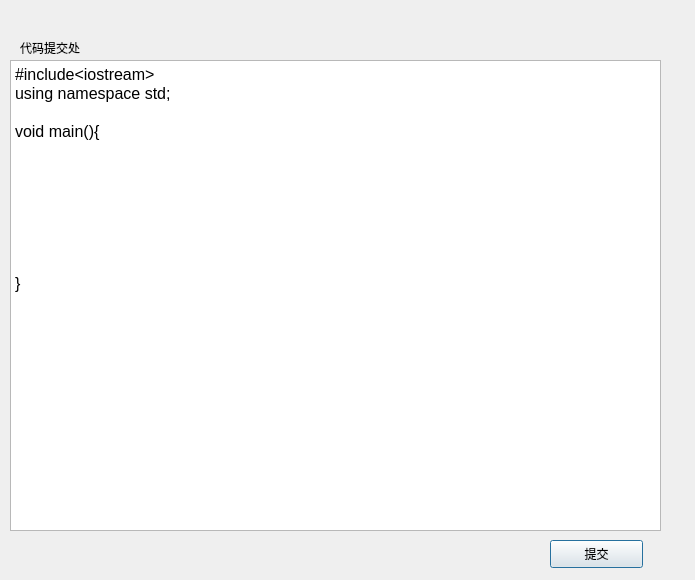
<?xml version="1.0" encoding="UTF-8"?>
<ui version="4.0">
 <class>submitDialog</class>
 <widget class="QDialog" name="submitDialog">
  <property name="geometry">
   <rect>
    <x>0</x>
    <y>0</y>
    <width>695</width>
    <height>580</height>
   </rect>
  </property>
  <property name="windowTitle">
   <string>Dialog</string>
  </property>
  <widget class="QTextEdit" name="codeEdit">
   <property name="geometry">
    <rect>
     <x>10</x>
     <y>60</y>
     <width>651</width>
     <height>471</height>
    </rect>
   </property>
   <property name="html">
    <string>&lt;!DOCTYPE HTML PUBLIC &quot;-//W3C//DTD HTML 4.0//EN&quot; &quot;http://www.w3.org/TR/REC-html40/strict.dtd&quot;&gt;
&lt;html&gt;&lt;head&gt;&lt;meta name=&quot;qrichtext&quot; content=&quot;1&quot; /&gt;&lt;style type=&quot;text/css&quot;&gt;
p, li { white-space: pre-wrap; }
&lt;/style&gt;&lt;/head&gt;&lt;body style=&quot; font-family:'SimSun'; font-size:9pt; font-weight:400; font-style:normal;&quot;&gt;
&lt;p style=&quot; margin-top:0px; margin-bottom:0px; margin-left:0px; margin-right:0px; -qt-block-indent:0; text-indent:0px;&quot;&gt;&lt;span style=&quot; font-size:12pt;&quot;&gt;#include&amp;lt;iostream&amp;gt;&lt;/span&gt;&lt;/p&gt;
&lt;p style=&quot; margin-top:0px; margin-bottom:0px; margin-left:0px; margin-right:0px; -qt-block-indent:0; text-indent:0px;&quot;&gt;&lt;span style=&quot; font-size:12pt;&quot;&gt;using namespace std;&lt;/span&gt;&lt;/p&gt;
&lt;p style=&quot;-qt-paragraph-type:empty; margin-top:0px; margin-bottom:0px; margin-left:0px; margin-right:0px; -qt-block-indent:0; text-indent:0px; font-size:12pt;&quot;&gt;&lt;br /&gt;&lt;/p&gt;
&lt;p style=&quot; margin-top:0px; margin-bottom:0px; margin-left:0px; margin-right:0px; -qt-block-indent:0; text-indent:0px;&quot;&gt;&lt;span style=&quot; font-size:12pt;&quot;&gt;void main(){&lt;/span&gt;&lt;/p&gt;
&lt;p style=&quot;-qt-paragraph-type:empty; margin-top:0px; margin-bottom:0px; margin-left:0px; margin-right:0px; -qt-block-indent:0; text-indent:0px; font-size:12pt;&quot;&gt;&lt;br /&gt;&lt;/p&gt;
&lt;p style=&quot;-qt-paragraph-type:empty; margin-top:0px; margin-bottom:0px; margin-left:0px; margin-right:0px; -qt-block-indent:0; text-indent:0px; font-size:12pt;&quot;&gt;&lt;br /&gt;&lt;/p&gt;
&lt;p style=&quot;-qt-paragraph-type:empty; margin-top:0px; margin-bottom:0px; margin-left:0px; margin-right:0px; -qt-block-indent:0; text-indent:0px; font-size:12pt;&quot;&gt;&lt;br /&gt;&lt;/p&gt;
&lt;p style=&quot;-qt-paragraph-type:empty; margin-top:0px; margin-bottom:0px; margin-left:0px; margin-right:0px; -qt-block-indent:0; text-indent:0px; font-size:12pt;&quot;&gt;&lt;br /&gt;&lt;/p&gt;
&lt;p style=&quot;-qt-paragraph-type:empty; margin-top:0px; margin-bottom:0px; margin-left:0px; margin-right:0px; -qt-block-indent:0; text-indent:0px; font-size:12pt;&quot;&gt;&lt;br /&gt;&lt;/p&gt;
&lt;p style=&quot;-qt-paragraph-type:empty; margin-top:0px; margin-bottom:0px; margin-left:0px; margin-right:0px; -qt-block-indent:0; text-indent:0px; font-size:12pt;&quot;&gt;&lt;br /&gt;&lt;/p&gt;
&lt;p style=&quot;-qt-paragraph-type:empty; margin-top:0px; margin-bottom:0px; margin-left:0px; margin-right:0px; -qt-block-indent:0; text-indent:0px; font-size:12pt;&quot;&gt;&lt;br /&gt;&lt;/p&gt;
&lt;p style=&quot; margin-top:0px; margin-bottom:0px; margin-left:0px; margin-right:0px; -qt-block-indent:0; text-indent:0px;&quot;&gt;&lt;span style=&quot; font-size:12pt;&quot;&gt;}&lt;/span&gt;&lt;/p&gt;
&lt;p style=&quot;-qt-paragraph-type:empty; margin-top:0px; margin-bottom:0px; margin-left:0px; margin-right:0px; -qt-block-indent:0; text-indent:0px; font-size:12pt;&quot;&gt;&lt;br /&gt;&lt;/p&gt;&lt;/body&gt;&lt;/html&gt;</string>
   </property>
  </widget>
  <widget class="QLabel" name="label">
   <property name="geometry">
    <rect>
     <x>20</x>
     <y>40</y>
     <width>81</width>
     <height>16</height>
    </rect>
   </property>
   <property name="text">
    <string>代码提交处</string>
   </property>
  </widget>
  <widget class="QPushButton" name="pushButton">
   <property name="geometry">
    <rect>
     <x>550</x>
     <y>540</y>
     <width>93</width>
     <height>28</height>
    </rect>
   </property>
   <property name="text">
    <string>提交</string>
   </property>
  </widget>
 </widget>
 <resources/>
 <connections/>
</ui>
